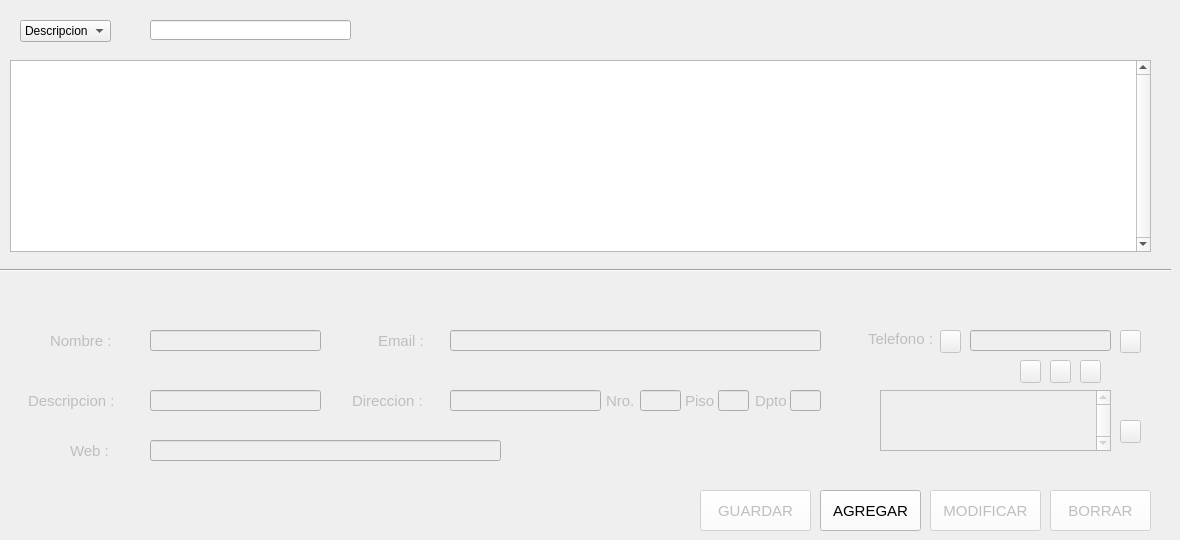
    <widget class="QWidget" name="tab_Proovedores">
     <attribute name="title">
      <string>Proveedores</string>
     </attribute>
     <widget class="QComboBox" name="cbFilterProveedores_prov">
      <property name="geometry">
       <rect>
        <x>20</x>
        <y>20</y>
        <width>91</width>
        <height>22</height>
       </rect>
      </property>
      <property name="styleSheet">
       <string notr="true">font: 9pt &quot;MS Shell Dlg 2&quot;;</string>
      </property>
      <item>
       <property name="text">
        <string>Descripcion</string>
       </property>
      </item>
      <item>
       <property name="text">
        <string>Email</string>
       </property>
      </item>
     </widget>
     <widget class="QTableView" name="tvProveedores_prov">
      <property name="geometry">
       <rect>
        <x>10</x>
        <y>60</y>
        <width>1141</width>
        <height>192</height>
       </rect>
      </property>
      <property name="styleSheet">
       <string notr="true">font: 9pt &quot;MS Shell Dlg 2&quot;;</string>
      </property>
      <property name="verticalScrollBarPolicy">
       <enum>Qt::ScrollBarAlwaysOn</enum>
      </property>
      <property name="horizontalScrollBarPolicy">
       <enum>Qt::ScrollBarAlwaysOff</enum>
      </property>
      <property name="gridStyle">
       <enum>Qt::CustomDashLine</enum>
      </property>
      <attribute name="verticalHeaderVisible">
       <bool>false</bool>
      </attribute>
      <attribute name="verticalHeaderHighlightSections">
       <bool>false</bool>
      </attribute>
     </widget>
     <widget class="Line" name="line1_prov">
      <property name="geometry">
       <rect>
        <x>0</x>
        <y>260</y>
        <width>1171</width>
        <height>20</height>
       </rect>
      </property>
      <property name="orientation">
       <enum>Qt::Horizontal</enum>
      </property>
     </widget>
     <widget class="QLineEdit" name="txtFilterProveedores_prov">
      <property name="geometry">
       <rect>
        <x>150</x>
        <y>20</y>
        <width>201</width>
        <height>20</height>
       </rect>
      </property>
      <property name="styleSheet">
       <string notr="true">font: 9pt &quot;MS Shell Dlg 2&quot;;</string>
      </property>
     </widget>
     <widget class="QPushButton" name="btnBorrar_prov">
      <property name="enabled">
       <bool>false</bool>
      </property>
      <property name="geometry">
       <rect>
        <x>1050</x>
        <y>490</y>
        <width>101</width>
        <height>41</height>
       </rect>
      </property>
      <property name="font">
       <font>
        <family>Segoe UI</family>
        <pointsize>11</pointsize>
        <weight>9</weight>
        <italic>false</italic>
        <bold>false</bold>
       </font>
      </property>
      <property name="styleSheet">
       <string notr="true">background-color: rgb(255, 255, 255);</string>
      </property>
      <property name="text">
       <string>BORRAR</string>
      </property>
      <property name="icon">
       <iconset>
        <normaloff>../Img/borrar.png</normaloff>../Img/borrar.png</iconset>
      </property>
      <property name="iconSize">
       <size>
        <width>20</width>
        <height>20</height>
       </size>
      </property>
     </widget>
     <widget class="QPushButton" name="btnGuardar_prov">
      <property name="enabled">
       <bool>false</bool>
      </property>
      <property name="geometry">
       <rect>
        <x>700</x>
        <y>490</y>
        <width>111</width>
        <height>41</height>
       </rect>
      </property>
      <property name="font">
       <font>
        <family>Segoe UI</family>
        <pointsize>11</pointsize>
        <weight>9</weight>
        <italic>false</italic>
        <bold>false</bold>
       </font>
      </property>
      <property name="styleSheet">
       <string notr="true">background-color: rgb(255, 255, 255);</string>
      </property>
      <property name="text">
       <string>GUARDAR</string>
      </property>
      <property name="icon">
       <iconset>
        <normaloff>../Img/guardar.png</normaloff>../Img/guardar.png</iconset>
      </property>
      <property name="iconSize">
       <size>
        <width>20</width>
        <height>20</height>
       </size>
      </property>
     </widget>
     <widget class="QPushButton" name="btnAgregar_prov">
      <property name="geometry">
       <rect>
        <x>820</x>
        <y>490</y>
        <width>101</width>
        <height>41</height>
       </rect>
      </property>
      <property name="font">
       <font>
        <family>Segoe UI</family>
        <pointsize>11</pointsize>
        <weight>9</weight>
        <italic>false</italic>
        <bold>false</bold>
       </font>
      </property>
      <property name="styleSheet">
       <string notr="true">background-color: rgb(255, 255, 255);</string>
      </property>
      <property name="text">
       <string>AGREGAR</string>
      </property>
      <property name="icon">
       <iconset>
        <normaloff>../Img/agregar.png</normaloff>../Img/agregar.png</iconset>
      </property>
      <property name="iconSize">
       <size>
        <width>20</width>
        <height>20</height>
       </size>
      </property>
     </widget>
     <widget class="QPushButton" name="btnModificar_prov">
      <property name="enabled">
       <bool>false</bool>
      </property>
      <property name="geometry">
       <rect>
        <x>930</x>
        <y>490</y>
        <width>111</width>
        <height>41</height>
       </rect>
      </property>
      <property name="font">
       <font>
        <family>Segoe UI</family>
        <pointsize>11</pointsize>
        <weight>9</weight>
        <italic>false</italic>
        <bold>false</bold>
       </font>
      </property>
      <property name="styleSheet">
       <string notr="true">background-color: rgb(255, 255, 255);</string>
      </property>
      <property name="text">
       <string>MODIFICAR</string>
      </property>
      <property name="icon">
       <iconset>
        <normaloff>../Img/actualizar.png</normaloff>../Img/actualizar.png</iconset>
      </property>
      <property name="iconSize">
       <size>
        <width>20</width>
        <height>20</height>
       </size>
      </property>
     </widget>
     <widget class="QWidget" name="wDatosProveedor" native="true">
      <property name="enabled">
       <bool>false</bool>
      </property>
      <property name="geometry">
       <rect>
        <x>10</x>
        <y>310</y>
        <width>1131</width>
        <height>171</height>
       </rect>
      </property>
      <widget class="QLabel" name="label8_prov">
       <property name="geometry">
        <rect>
         <x>858</x>
         <y>18</y>
         <width>91</width>
         <height>21</height>
        </rect>
       </property>
       <property name="font">
        <font>
         <family>Segoe UI</family>
         <pointsize>11</pointsize>
         <weight>9</weight>
         <italic>false</italic>
         <bold>false</bold>
        </font>
       </property>
       <property name="text">
        <string>Telefono :</string>
       </property>
      </widget>
      <widget class="QLabel" name="label5_prov">
       <property name="geometry">
        <rect>
         <x>596</x>
         <y>80</y>
         <width>31</width>
         <height>21</height>
        </rect>
       </property>
       <property name="font">
        <font>
         <family>Segoe UI</family>
         <pointsize>11</pointsize>
         <weight>9</weight>
         <italic>false</italic>
         <bold>false</bold>
        </font>
       </property>
       <property name="text">
        <string>Nro.</string>
       </property>
      </widget>
      <widget class="QPushButton" name="btnSumarTelefono_prov">
       <property name="geometry">
        <rect>
         <x>1110</x>
         <y>20</y>
         <width>21</width>
         <height>23</height>
        </rect>
       </property>
       <property name="text">
        <string/>
       </property>
       <property name="icon">
        <iconset>
         <normaloff>../Img/mas.png</normaloff>../Img/mas.png</iconset>
       </property>
      </widget>
      <widget class="QLineEdit" name="txtNombre_prov">
       <property name="geometry">
        <rect>
         <x>140</x>
         <y>20</y>
         <width>171</width>
         <height>21</height>
        </rect>
       </property>
       <property name="styleSheet">
        <string notr="true">font: 9pt &quot;MS Shell Dlg 2&quot;;</string>
       </property>
      </widget>
      <widget class="QLineEdit" name="txtDNumero_prov">
       <property name="geometry">
        <rect>
         <x>630</x>
         <y>80</y>
         <width>41</width>
         <height>21</height>
        </rect>
       </property>
       <property name="styleSheet">
        <string notr="true">font: 9pt &quot;MS Shell Dlg 2&quot;;</string>
       </property>
      </widget>
      <widget class="QLineEdit" name="txtDireccion_prov">
       <property name="geometry">
        <rect>
         <x>440</x>
         <y>80</y>
         <width>151</width>
         <height>21</height>
        </rect>
       </property>
       <property name="styleSheet">
        <string notr="true">font: 9pt &quot;MS Shell Dlg 2&quot;;</string>
       </property>
      </widget>
      <widget class="QLineEdit" name="txtDPiso_prov">
       <property name="geometry">
        <rect>
         <x>708</x>
         <y>80</y>
         <width>31</width>
         <height>21</height>
        </rect>
       </property>
       <property name="styleSheet">
        <string notr="true">font: 9pt &quot;MS Shell Dlg 2&quot;;</string>
       </property>
      </widget>
      <widget class="QLineEdit" name="txtEmail_prov">
       <property name="geometry">
        <rect>
         <x>440</x>
         <y>20</y>
         <width>371</width>
         <height>21</height>
        </rect>
       </property>
       <property name="styleSheet">
        <string notr="true">font: 9pt &quot;MS Shell Dlg 2&quot;;</string>
       </property>
      </widget>
      <widget class="QLabel" name="label3_prov">
       <property name="geometry">
        <rect>
         <x>368</x>
         <y>20</y>
         <width>71</width>
         <height>21</height>
        </rect>
       </property>
       <property name="font">
        <font>
         <family>Segoe UI</family>
         <pointsize>11</pointsize>
         <weight>9</weight>
         <italic>false</italic>
         <bold>false</bold>
        </font>
       </property>
       <property name="text">
        <string>Email :</string>
       </property>
      </widget>
      <widget class="QLabel" name="label1_prov">
       <property name="geometry">
        <rect>
         <x>40</x>
         <y>20</y>
         <width>71</width>
         <height>21</height>
        </rect>
       </property>
       <property name="font">
        <font>
         <family>Segoe UI</family>
         <pointsize>11</pointsize>
         <weight>9</weight>
         <italic>false</italic>
         <bold>false</bold>
        </font>
       </property>
       <property name="text">
        <string>Nombre :</string>
       </property>
      </widget>
      <widget class="QLabel" name="label6_prov">
       <property name="geometry">
        <rect>
         <x>675</x>
         <y>80</y>
         <width>31</width>
         <height>21</height>
        </rect>
       </property>
       <property name="font">
        <font>
         <family>Segoe UI</family>
         <pointsize>11</pointsize>
         <weight>9</weight>
         <italic>false</italic>
         <bold>false</bold>
        </font>
       </property>
       <property name="text">
        <string>Piso</string>
       </property>
      </widget>
      <widget class="QLineEdit" name="txtDDpto_prov">
       <property name="geometry">
        <rect>
         <x>780</x>
         <y>80</y>
         <width>31</width>
         <height>21</height>
        </rect>
       </property>
       <property name="styleSheet">
        <string notr="true">font: 9pt &quot;MS Shell Dlg 2&quot;;</string>
       </property>
      </widget>
      <widget class="QLineEdit" name="txtDescripcion_prov">
       <property name="geometry">
        <rect>
         <x>140</x>
         <y>80</y>
         <width>171</width>
         <height>21</height>
        </rect>
       </property>
       <property name="styleSheet">
        <string notr="true">font: 9pt &quot;MS Shell Dlg 2&quot;;</string>
       </property>
      </widget>
      <widget class="QLabel" name="label4_prov">
       <property name="geometry">
        <rect>
         <x>342</x>
         <y>80</y>
         <width>101</width>
         <height>21</height>
        </rect>
       </property>
       <property name="font">
        <font>
         <family>Segoe UI</family>
         <pointsize>11</pointsize>
         <weight>9</weight>
         <italic>false</italic>
         <bold>false</bold>
        </font>
       </property>
       <property name="text">
        <string>Direccion :</string>
       </property>
      </widget>
      <widget class="QLabel" name="label7_prov">
       <property name="geometry">
        <rect>
         <x>745</x>
         <y>80</y>
         <width>41</width>
         <height>21</height>
        </rect>
       </property>
       <property name="font">
        <font>
         <family>Segoe UI</family>
         <pointsize>11</pointsize>
         <weight>9</weight>
         <italic>false</italic>
         <bold>false</bold>
        </font>
       </property>
       <property name="text">
        <string>Dpto</string>
       </property>
      </widget>
      <widget class="QTableView" name="tvTelefonos_prov">
       <property name="geometry">
        <rect>
         <x>870</x>
         <y>80</y>
         <width>231</width>
         <height>61</height>
        </rect>
       </property>
       <property name="styleSheet">
        <string notr="true">font: 7pt &quot;MS Shell Dlg 2&quot;;</string>
       </property>
       <property name="verticalScrollBarPolicy">
        <enum>Qt::ScrollBarAlwaysOn</enum>
       </property>
       <property name="horizontalScrollBarPolicy">
        <enum>Qt::ScrollBarAlwaysOff</enum>
       </property>
       <property name="gridStyle">
        <enum>Qt::CustomDashLine</enum>
       </property>
       <property name="wordWrap">
        <bool>false</bool>
       </property>
       <attribute name="horizontalHeaderVisible">
        <bool>false</bool>
       </attribute>
       <attribute name="horizontalHeaderHighlightSections">
        <bool>false</bool>
       </attribute>
       <attribute name="verticalHeaderVisible">
        <bool>false</bool>
       </attribute>
       <attribute name="verticalHeaderHighlightSections">
        <bool>false</bool>
       </attribute>
      </widget>
      <widget class="QLabel" name="label2_prov">
       <property name="geometry">
        <rect>
         <x>18</x>
         <y>80</y>
         <width>111</width>
         <height>21</height>
        </rect>
       </property>
       <property name="font">
        <font>
         <family>Segoe UI</family>
         <pointsize>11</pointsize>
         <weight>9</weight>
         <italic>false</italic>
         <bold>false</bold>
        </font>
       </property>
       <property name="text">
        <string>Descripcion :</string>
       </property>
      </widget>
      <widget class="QPushButton" name="btnRestarTelefono_prov">
       <property name="geometry">
        <rect>
         <x>1110</x>
         <y>110</y>
         <width>21</width>
         <height>23</height>
        </rect>
       </property>
       <property name="text">
        <string/>
       </property>
       <property name="icon">
        <iconset>
         <normaloff>../Img/menos.png</normaloff>../Img/menos.png</iconset>
       </property>
      </widget>
      <widget class="QLineEdit" name="txtTelefono_prov">
       <property name="geometry">
        <rect>
         <x>960</x>
         <y>20</y>
         <width>141</width>
         <height>21</height>
        </rect>
       </property>
       <property name="styleSheet">
        <string notr="true">font: 9pt &quot;MS Shell Dlg 2&quot;;</string>
       </property>
      </widget>
      <widget class="QLabel" name="label1_prov_2">
       <property name="geometry">
        <rect>
         <x>60</x>
         <y>130</y>
         <width>71</width>
         <height>21</height>
        </rect>
       </property>
       <property name="font">
        <font>
         <family>Segoe UI</family>
         <pointsize>11</pointsize>
         <weight>9</weight>
         <italic>false</italic>
         <bold>false</bold>
        </font>
       </property>
       <property name="text">
        <string>Web :</string>
       </property>
      </widget>
      <widget class="QLineEdit" name="txtWeb_prov">
       <property name="geometry">
        <rect>
         <x>140</x>
         <y>130</y>
         <width>351</width>
         <height>21</height>
        </rect>
       </property>
       <property name="styleSheet">
        <string notr="true">font: 9pt &quot;MS Shell Dlg 2&quot;;</string>
       </property>
      </widget>
      <widget class="QPushButton" name="btnCelular_prov">
       <property name="geometry">
        <rect>
         <x>1040</x>
         <y>50</y>
         <width>21</width>
         <height>23</height>
        </rect>
       </property>
       <property name="text">
        <string/>
       </property>
       <property name="icon">
        <iconset>
         <normaloff>../Img/icon-cel.png</normaloff>../Img/icon-cel.png</iconset>
       </property>
      </widget>
      <widget class="QPushButton" name="btnTelefono_prov">
       <property name="enabled">
        <bool>false</bool>
       </property>
       <property name="geometry">
        <rect>
         <x>1010</x>
         <y>50</y>
         <width>21</width>
         <height>23</height>
        </rect>
       </property>
       <property name="text">
        <string/>
       </property>
       <property name="icon">
        <iconset>
         <normaloff>../Img/icon-tel.png</normaloff>../Img/icon-tel.png</iconset>
       </property>
      </widget>
      <widget class="QPushButton" name="btnFax_prov">
       <property name="geometry">
        <rect>
         <x>1070</x>
         <y>50</y>
         <width>21</width>
         <height>23</height>
        </rect>
       </property>
       <property name="text">
        <string/>
       </property>
       <property name="icon">
        <iconset>
         <normaloff>../Img/icon-fax.png</normaloff>../Img/icon-fax.png</iconset>
       </property>
      </widget>
      <widget class="QPushButton" name="btnCancelarTelefono_prov">
       <property name="geometry">
        <rect>
         <x>930</x>
         <y>20</y>
         <width>21</width>
         <height>23</height>
        </rect>
       </property>
       <property name="text">
        <string/>
       </property>
       <property name="icon">
        <iconset>
         <normaloff>../Img/borrar.png</normaloff>../Img/borrar.png</iconset>
       </property>
      </widget>
     </widget>
    </widget>
